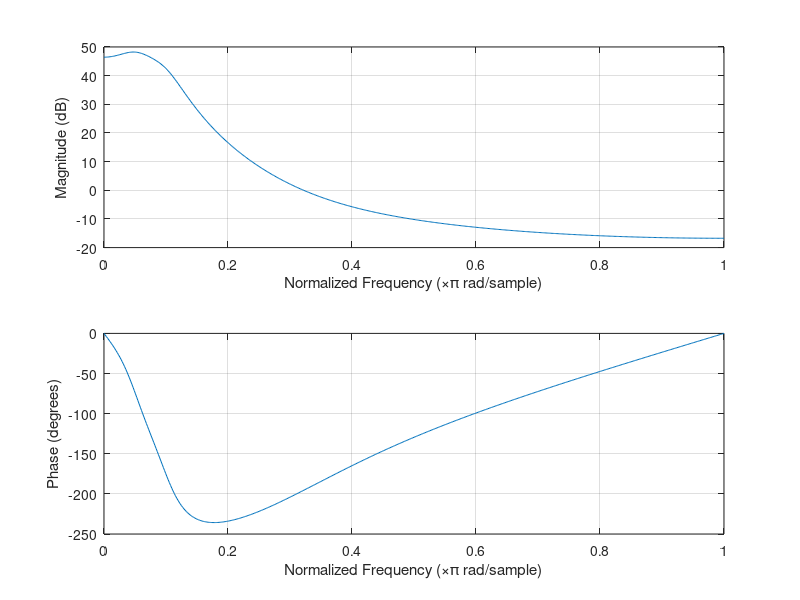
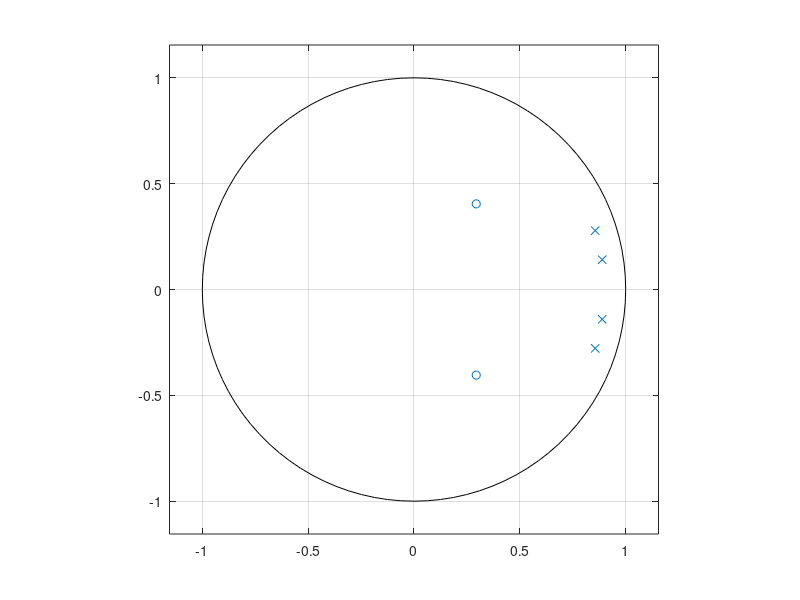
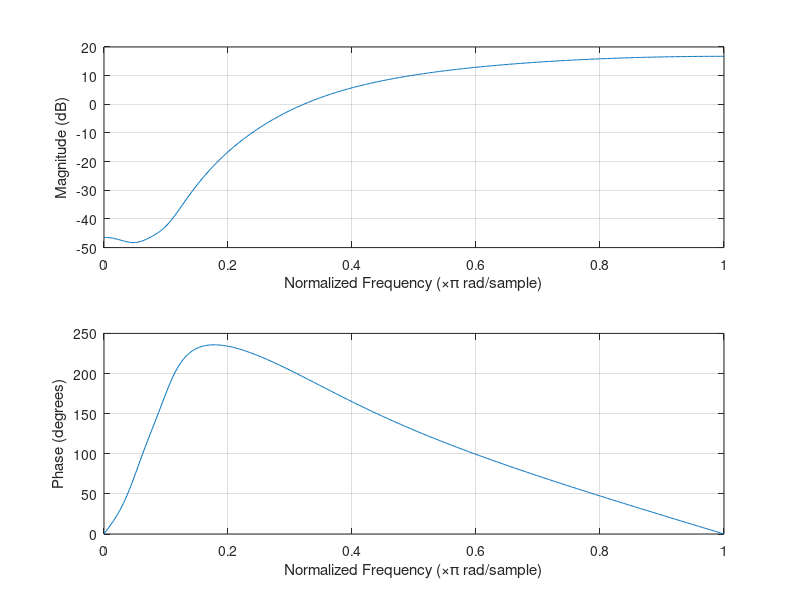
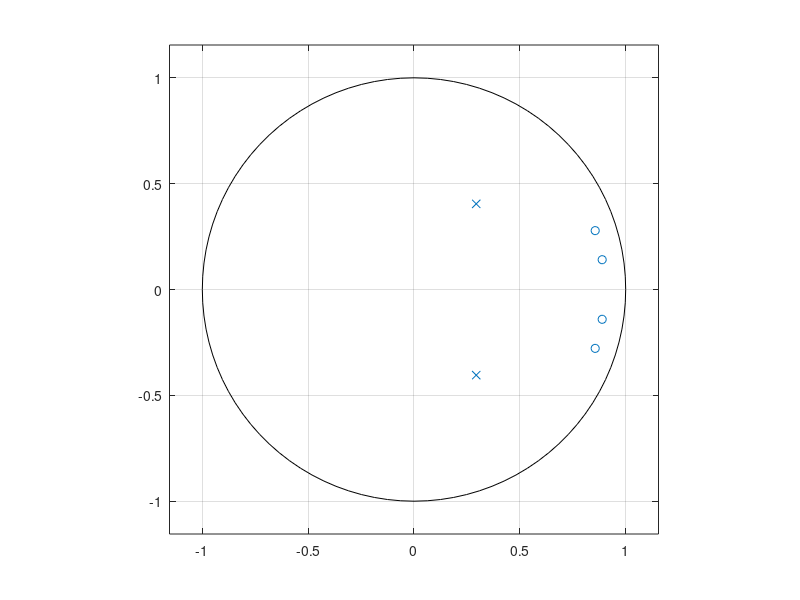

Here is the MATLAB script that generated these plots, in order: (Note: this script raises an error after producing the figures.)
clear all;
%% Low pass
polesLP=[0.9*(cos(0.1*pi)+i*sin(0.1*pi));0.9*(cos(0.1*pi)-i*sin(0.1*pi));0.9*(cos(0.05*pi)+i*sin(0.05*pi));0.9*(cos(0.05*pi)-i*sin(0.05*pi))];
zerosLP=[0.5*(cos(0.3*pi)+i*sin(0.3*pi));0.5*(cos(0.3*pi)-i*sin(0.3*pi))];

BLP=poly(zerosLP);
ALP=poly(polesLP);
figure('Name','Frequency LP');
freqz(BLP,ALP);
figure('Name','Pole Zero LP');
zplane(zerosLP,polesLP);
%% High pass inverse of LP
zerosHP=[0.9*(cos(0.1*pi)+i*sin(0.1*pi));0.9*(cos(0.1*pi)-i*sin(0.1*pi));0.9*(cos(0.05*pi)+i*sin(0.05*pi));0.9*(cos(0.05*pi)-i*sin(0.05*pi))];
polesHP=[0.5*(cos(0.3*pi)+i*sin(0.3*pi));0.5*(cos(0.3*pi)-i*sin(0.3*pi))];
BHP=poly(zerosHP);
AHP=poly(polesHP);

figure('Name','Frequency HP');
freqz(BHP,AHP)
figure('Name','Pole Zero HP');
zplane(zerosHP,polesHP);

%% ALl pass = poles and zeros in same spot

zerosAP=[0.3*(1+i);0.3*(1-i);0.1*(-1+i);0.1*(-1-i),;0.5];
polesAP=[0.3*(1+i);0.3*(1-i);0.1*(-1+i);0.1*(-1-i);0.5];

BAP=poly(zerosAP);
AAP=poly(polesAP);
figure('Name','Frequency AP');
freqz(BAP,AAP)
figure('Name','Pole Zero AP');
zplane(zerosAP,polesAP);

%% sin test
fs=44100;
Ttot=2;
T=0:1/fs:Ttot-1/fs;
f=100;
sin=sin(2*pi*f*T);
outLP=filter(BLP,ALP,sin);
outHP=filter(BHP,AHP,sin);
outAP=filter(BAP,AAP,sin);
%% Uncomment for fig 7
%figure(7);
%plot(T,outLP);
%plot(T,outHP);
%plot(T,outAP);


%% sound Test
[y, fs_y] = audioread(['mini_me.wav']);
yLP=filter(BLP,ALP,y);
yHP=filter(BHP,AHP,y);
yAP=filter(BAP,AAP,y);
%soundsc(yAP,fs_y)
%soundsc(yHP,fs_y)
%soundsc(yLP,fs_y)



